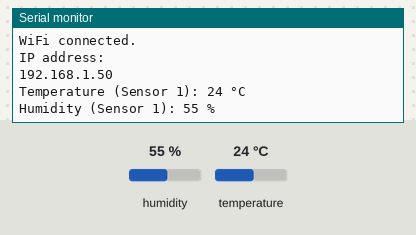
The sketch below on a simulated ESP32. Parts: the last lines printed to the serial monitor. The inputs (shaded band) are chosen by the test bench; at power-on: humidity 55 %, temperature 24 °C. WiFi joins after 1.5 s; servers stay silent unless stated; uploads are accepted with an empty reply.

Above: at 2.7 s.
2.8 s: humidity set to 22 %
At 5.8 s:
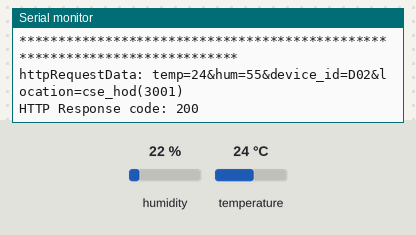
6.1 s: temperature set to 12 °C
At 8.2 s:
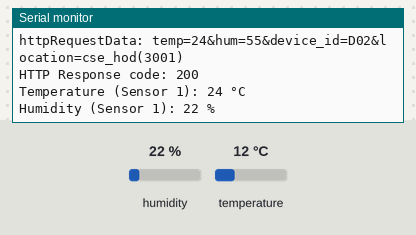
8.7 s: humidity set to 40 %
At 9.13 s:
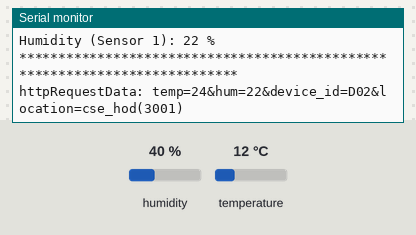
Timing chart, 0 to 11.7 s (numbered marks = the images above; inputs shaded):
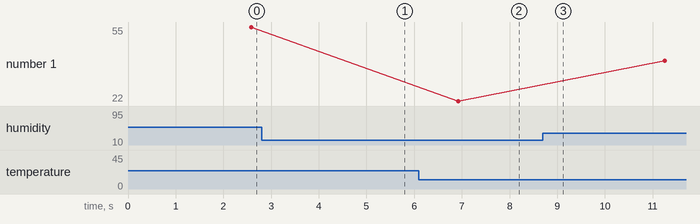

Measured:
- plotted number 1: 22 → 40 after the input at 8.7 s

The sketch:

og.ino
```cpp
#include <DHT11.h>
#include "WiFi.h"
#include <HTTPClient.h>

// Create instances of the DHT11 class for the two sensors.
DHT11 dht11_1(4);  // Sensor 1 connected to Digital I/O Pin 4.
const char* ssid = "JioFi2_C2804A";
const char* password =  "83ifm7e87g";

const char* serverName = "http://192.168.1.101/esp32/insert.php";
unsigned long lastRestartTime = 0;

void setup()
{
    // Initialize serial communication to allow debugging and data readout.
    // Using a baud rate of 9600 bps.
    Serial.begin(9600);
    Serial.println("Power_on");
    WiFi.begin(ssid, password);
    while (WiFi.status() != WL_CONNECTED) {
    delay(500);
    Serial.println("Connecting to WiFi..");
}


Serial.println("Connected to the WiFi network");
// Print local IP address and start web server
Serial.println("");
Serial.println("WiFi connected.");
Serial.println("IP address: ");
Serial.println(WiFi.localIP());
}


void loop()
{

  if ((WiFi.status() != WL_CONNECTED)) {
//    Serial.println("Restarting ESP32...");
//      ESP.restart();
  Serial.println("Reconnecting to WiFi...");
  WiFi.disconnect();
  WiFi.reconnect();
}


    // Attempt to read the temperature and humidity values from the first DHT11 sensor.
    int temperature = dht11_1.readTemperature();
    int humidity = dht11_1.readHumidity();

    // Check and print the results for the first sensor.
    if (!isnan(temperature) && !isnan(humidity))
    {
        Serial.print("Temperature (Sensor 1): ");
        Serial.print(temperature);
        Serial.println(" °C");

        Serial.print("Humidity (Sensor 1): ");
        Serial.print(humidity);
        Serial.println(" %");
    }
    else
    {
        Serial.println("Error reading from Sensor 1");
    }
      delay(2000);
      Serial.println("***************************************************************************");


    if(WiFi.status()== WL_CONNECTED){
    HTTPClient http;

    // Your Domain name with URL path or IP address with path
    http.begin(serverName);

    // Specify content-type header
    http.addHeader("Content-Type", "application/x-www-form-urlencoded");

    // Prepare your HTTP POST request data
    String httpRequestData = "temp="+String(temperature)+ "&hum=" + String(humidity) + "&device_id=D02"+ "&location=cse_hod(3001)";
    Serial.print("httpRequestData: ");
    Serial.println(httpRequestData);

    // Send HTTP POST request
    int httpResponseCode = http.POST(httpRequestData);


    if (httpResponseCode>0) {
      Serial.print("HTTP Response code: ");
      Serial.println(httpResponseCode);
    }
    else {
      Serial.print("Error code: ");
      Serial.println(httpResponseCode);
    }
    // Free resources
    http.end();
  }
  else {
    Serial.println("WiFi Disconnected");
  }


  //Send an HTTP POST request every 1 seconds
  delay(1000);


    if (millis() - lastRestartTime >= 24 * 60 * 60 * 1000) {
      Serial.println("Restarting ESP32...");
//      ESP.restart();
  }
}
```
